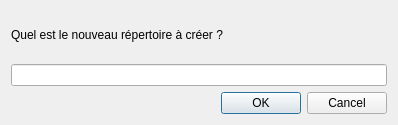
<?xml version="1.0" encoding="UTF-8"?>
<ui version="4.0">
 <class>DialogPrompt</class>
 <widget class="QDialog" name="DialogPrompt">
  <property name="geometry">
   <rect>
    <x>0</x>
    <y>0</y>
    <width>398</width>
    <height>125</height>
   </rect>
  </property>
  <property name="windowTitle">
   <string>Dialog</string>
  </property>
  <layout class="QVBoxLayout" name="verticalLayout">
   <item>
    <widget class="QLabel" name="label">
     <property name="text">
      <string>Quel est le nouveau répertoire à créer ?</string>
     </property>
    </widget>
   </item>
   <item>
    <widget class="QLineEdit" name="lineEdit"/>
   </item>
   <item>
    <widget class="QDialogButtonBox" name="buttonBox">
     <property name="standardButtons">
      <set>QDialogButtonBox::Cancel|QDialogButtonBox::Ok</set>
     </property>
    </widget>
   </item>
  </layout>
 </widget>
 <resources/>
 <connections/>
</ui>
